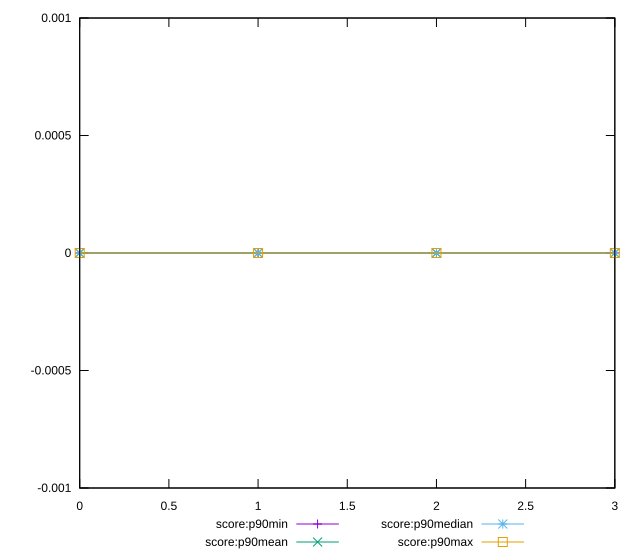

gnuplot code for this plot:
reset

$scoreP90Min <<EOF
0 0
1 0
2 0
3 0
EOF

$scoreP90Mean <<EOF
0 0
1 0
2 0
3 0
EOF

$scoreP90Median <<EOF
0 0
1 0
2 0
3 0
EOF

$scoreP90Max <<EOF
0 0
1 0
2 0
3 0
EOF

set key outside below
set xrange [0:3]
set yrange [-0.001:0.001]
set trange [-0.001:0.001]
set terminal svg size 640, 560 enhanced background rgb 'white'
set output "reports/report_00028_2021-02-24T12-49-42.674Z/unsized-images/progression/score.svg"

plot $scoreP90Min title "score:p90min" with linespoints, \
     $scoreP90Mean title "score:p90mean" with linespoints, \
     $scoreP90Median title "score:p90median" with linespoints, \
     $scoreP90Max title "score:p90max" with linespoints

reset
